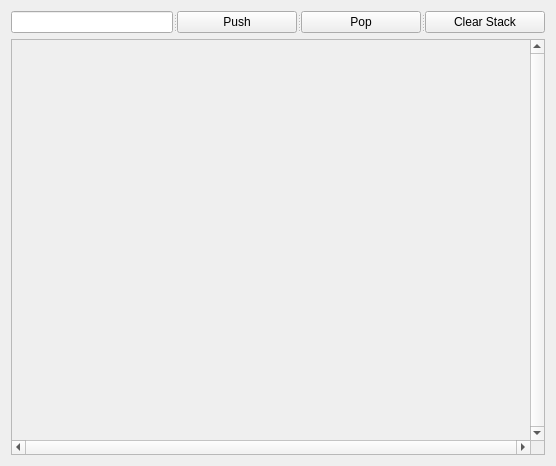
<?xml version="1.0" encoding="UTF-8"?>
<ui version="4.0">
 <class>StackForm</class>
 <widget class="QWidget" name="StackForm">
  <property name="geometry">
   <rect>
    <x>0</x>
    <y>0</y>
    <width>556</width>
    <height>466</height>
   </rect>
  </property>
  <property name="sizePolicy">
   <sizepolicy hsizetype="Expanding" vsizetype="Expanding">
    <horstretch>1</horstretch>
    <verstretch>1</verstretch>
   </sizepolicy>
  </property>
  <property name="minimumSize">
   <size>
    <width>0</width>
    <height>466</height>
   </size>
  </property>
  <property name="windowTitle">
   <string>Form</string>
  </property>
  <property name="toolTipDuration">
   <number>66</number>
  </property>
  <property name="layoutDirection">
   <enum>Qt::LeftToRight</enum>
  </property>
  <property name="autoFillBackground">
   <bool>false</bool>
  </property>
  <layout class="QGridLayout" name="gridLayout">
   <item row="0" column="0">
    <widget class="QSplitter" name="splitter">
     <property name="orientation">
      <enum>Qt::Horizontal</enum>
     </property>
     <widget class="QLineEdit" name="lineEdit"/>
     <widget class="QPushButton" name="pushButton_2">
      <property name="text">
       <string>Push</string>
      </property>
     </widget>
     <widget class="QPushButton" name="pushButton">
      <property name="text">
       <string>Pop</string>
      </property>
     </widget>
     <widget class="QPushButton" name="pushButton_3">
      <property name="text">
       <string>Clear Stack</string>
      </property>
     </widget>
    </widget>
   </item>
   <item row="1" column="0">
    <widget class="QScrollArea" name="scrollArea">
     <property name="verticalScrollBarPolicy">
      <enum>Qt::ScrollBarAlwaysOn</enum>
     </property>
     <property name="horizontalScrollBarPolicy">
      <enum>Qt::ScrollBarAlwaysOn</enum>
     </property>
     <property name="sizeAdjustPolicy">
      <enum>QAbstractScrollArea::AdjustToContents</enum>
     </property>
     <property name="widgetResizable">
      <bool>true</bool>
     </property>
     <widget class="QWidget" name="scrollAreaWidgetContents">
      <property name="geometry">
       <rect>
        <x>0</x>
        <y>0</y>
        <width>514</width>
        <height>382</height>
       </rect>
      </property>
      <layout class="QGridLayout" name="gridLayout_2">
       <item row="0" column="0">
        <widget class="QWidget" name="widget" native="true">
         <property name="sizePolicy">
          <sizepolicy hsizetype="Expanding" vsizetype="Expanding">
           <horstretch>0</horstretch>
           <verstretch>0</verstretch>
          </sizepolicy>
         </property>
         <layout class="QGridLayout" name="gridLayout_3"/>
        </widget>
       </item>
      </layout>
     </widget>
    </widget>
   </item>
  </layout>
 </widget>
 <resources/>
 <connections/>
</ui>
